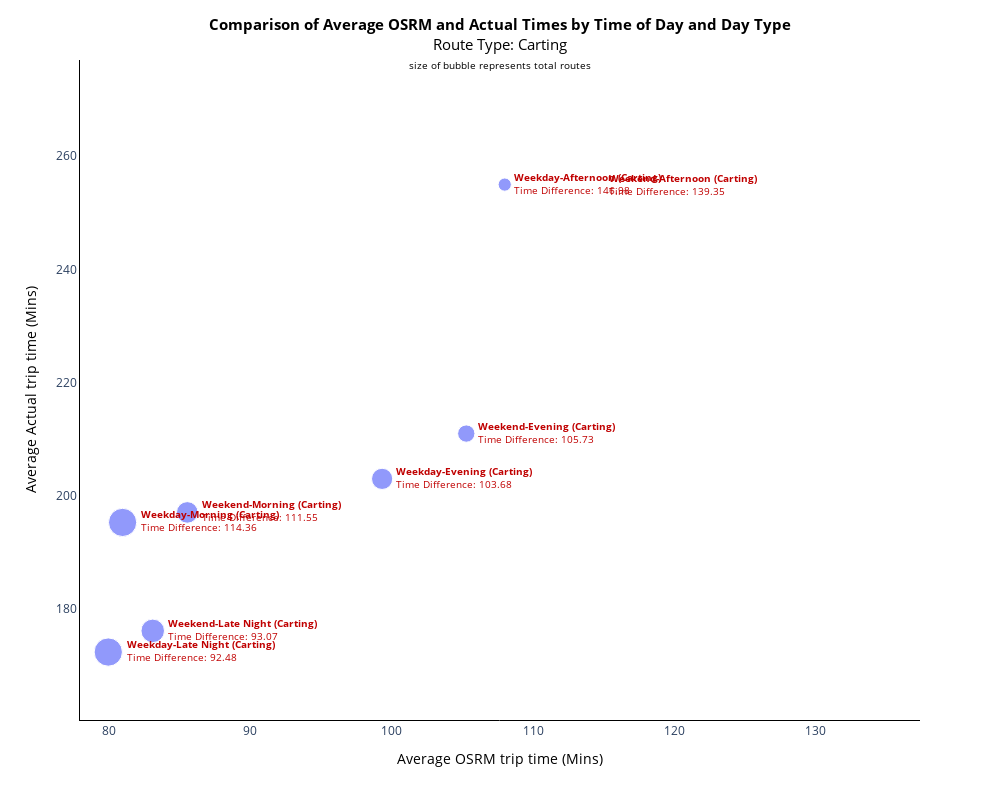

Notebook cell for this chart:
### Code cell
graph1(t12,0,20,'Carting',-50,0)

### Figure 1 — Plotly figure (JSON) as saved in the notebook; plotly's stock layout.template omitted (floating-point values rounded to 4 significant figures)
{"data": [{"hovertemplate": "avg_osrm_trip_time=%{x}<br>avg_start_scan_to_end_scan_calculated=%{y}<br>total_routes_scaled=%{marker.size}<br>combo_time=%{text}<extra></extra>", "legendgroup": "", "marker": {"color": "#636efa", "size": [2.087, 5.391, 9.594, 9.565, 0, 3.594, 6.638, 5.565], "sizemode": "area", "sizeref": 0.02399, "symbol": "circle"}, "mode": "markers+text", "name": "", "orientation": "v", "showlegend": false, "text": ["<b>Weekday-Afternoon (Carting) </b><br>Time Difference: 146.98", "<b>Weekday-Evening (Carting) </b><br>Time Difference: 103.68", "<b>Weekday-Late Night (Carting) </b><br>Time Difference: 92.48", "<b>Weekday-Morning (Carting) </b><br>Time Difference: 114.36", "<b>Weekend-Afternoon (Carting) </b><br>Time Difference: 139.35", "<b>Weekend-Evening (Carting) </b><br>Time Difference: 105.73", "<b>Weekend-Late Night (Carting) </b><br>Time Difference: 93.07", "<b>Weekend-Morning (Carting) </b><br>Time Difference: 111.55"], "textfont": {"color": "#C00000", "size": 10}, "textposition": "middle right", "type": "scatter", "x": [108.0, 99.32, 79.94, 80.96, 115.4, 105.3, 83.09, 85.53], "xaxis": "x", "y": [255.0, 203.0, 172.4, 195.3, 254.7, 211.0, 176.2, 197.1], "yaxis": "y"}], "layout": {"annotations": [{"font": {"color": "#FFA3A3"}, "showarrow": false, "text": "<b>45 degree line</b>", "textangle": -50, "visible": true, "x": 107.7, "y": 107.7}], "height": 800, "legend": {"itemsizing": "constant", "tracegroupgap": 0}, "margin": {"t": 60}, "paper_bgcolor": "rgba(0, 0, 0, 0)", "plot_bgcolor": "rgba(0, 0, 0, 0)", "shapes": [{"line": {"color": "#FFA3A3", "dash": "dash"}, "type": "line", "x0": 77.94, "x1": 137.4, "y0": 77.94, "y1": 137.4}], "title": {"font": {"color": "black", "size": 15}, "text": "<b>Comparison of Average OSRM and Actual Times by Time of Day and Day Type</b><br>Route Type: Carting<br><span style=\"font-size: 10px;\">size of bubble represents total routes</span>", "x": 0.5}, "width": 1000, "xaxis": {"anchor": "y", "domain": [0, 1], "linecolor": "black", "linewidth": 1, "range": [77.94, 137.4], "showgrid": false, "showline": true, "title": {"font": {"color": "black", "size": 14}, "text": "Average OSRM trip time (Mins)"}, "type": "linear"}, "yaxis": {"anchor": "x", "domain": [0, 1], "linecolor": "black", "linewidth": 1, "range": [160.4, 277.0], "showgrid": false, "showline": true, "title": {"font": {"color": "black", "size": 14}, "text": "Average Actual trip time (Mins)"}, "type": "linear"}}}
